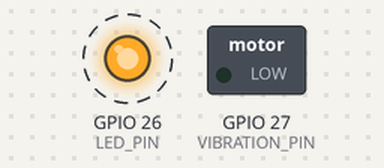
This sketch was run on a simulated ESP32. On the bench: switched loads named in the sketch (green lamp = pin HIGH), output pins drawn as LEDs (lit = HIGH). Dashed ring = blinking.

Above: at 0.5 s.
Timing chart, 0 to 4.6 s (numbered marks = the images above):
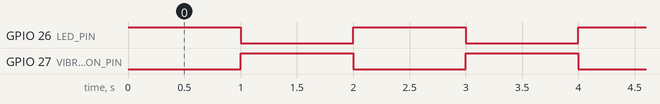

Measured:
- by itself, GPIO 26 (LED_PIN), GPIO 27 (VIBRATION_PIN): alternates HIGH for 1.0 s and LOW for 1.0 s

The sketch:

validate_vibration_led.ino
```cpp
#define LED_PIN 26
#define VIBRATION_PIN 27

void setup() {
  // put your setup code here, to run once:
  pinMode(LED_PIN, OUTPUT);
  pinMode(VIBRATION_PIN, OUTPUT);
}

void loop() {
  digitalWrite(LED_PIN, 1);
  digitalWrite(VIBRATION_PIN, 0);
  delay(1000);
  digitalWrite(LED_PIN, 0);
  digitalWrite(VIBRATION_PIN, 1);
  delay(1000);
  // put your main code here, to run repeatedly:

}
```
